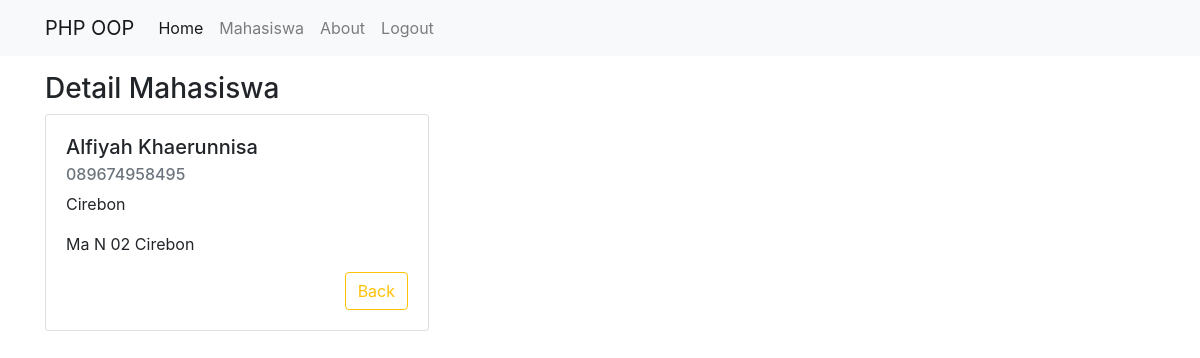
The page /detail.php?id_mhs=2 (signed in) on the database its author committed.
### tables this page shows
CREATE TABLE `mhs` (
  `id_mhs` int(11) NOT NULL,
  `nama` varchar(100) NOT NULL,
  `alamat` varchar(100) NOT NULL,
  `no_telp` varchar(100) NOT NULL,
  `asal_sekolah` varchar(100) NOT NULL
);

### classes/Database.php (called while the page is built, shortened)
<?php
    class Database {
        private static $INSTANCE = null;
        private $mysqli,
                $HOST = 'localhost',
                $USER = 'root',
                $PASS = '',
                $DBNAME = 'app';
        public function __construct()
        {
            $this->mysqli = new mysqli($this->HOST, $this->USER, $this->PASS, $this->DBNAME);
        }
        public static function getInstance()
        {
            if(!isset(self::$INSTANCE)) {
                self::$INSTANCE = new Database;
            }
            return self::$INSTANCE;
        }
        public function tampil_by_id($table, $nama, $nama_value)
        {
            $result = $this->mysqli->query("select * from $table where $nama = '$nama_value'");
            while ($row = $result->fetch_assoc()) return $row;
        }
    }

### detail.php (the view, shortened to what this page needs)
<?php
    $id_mhs = $_GET['id_mhs'];
    $db = Database::getInstance();
    $data = $db->tampil_by_id('mhs', 'id_mhs', $id_mhs);
    require_once "templates/header.php";
    ?>
<div class="container mt-5"><br>
    <div class="row">
        <div class="col-6">
            <h3>Detail Mahasiswa</h3>
                <div class="card" style="width: 24rem;">
                <div class="card-body">
                    <h5 class="card-title"><?= ucwords($data['nama'])?></h5>
                    <h6 class="card-subtitle mb-2 text-muted"><?= ucwords($data['no_telp'])?></h6>
                    <p class="card-text"><?= ucwords($data['alamat'])?></p>
                    <p class="card-text"><?= ucwords($data['asal_sekolah'])?></p>
                    <a href="mahasiswa.php" class="btn btn-outline-warning" style="float: right;">Back</a>
                </div>
                </div>
        </div>
    </div>
</div>
<?php
    require_once "templates/footer.php";
?>

### rows shown on the page
mhs: nama "Alfiyah Khaerunnisa", no_telp "089674958495", alamat "Cirebon", asal_sekolah "Ma N 02 Cirebon"
